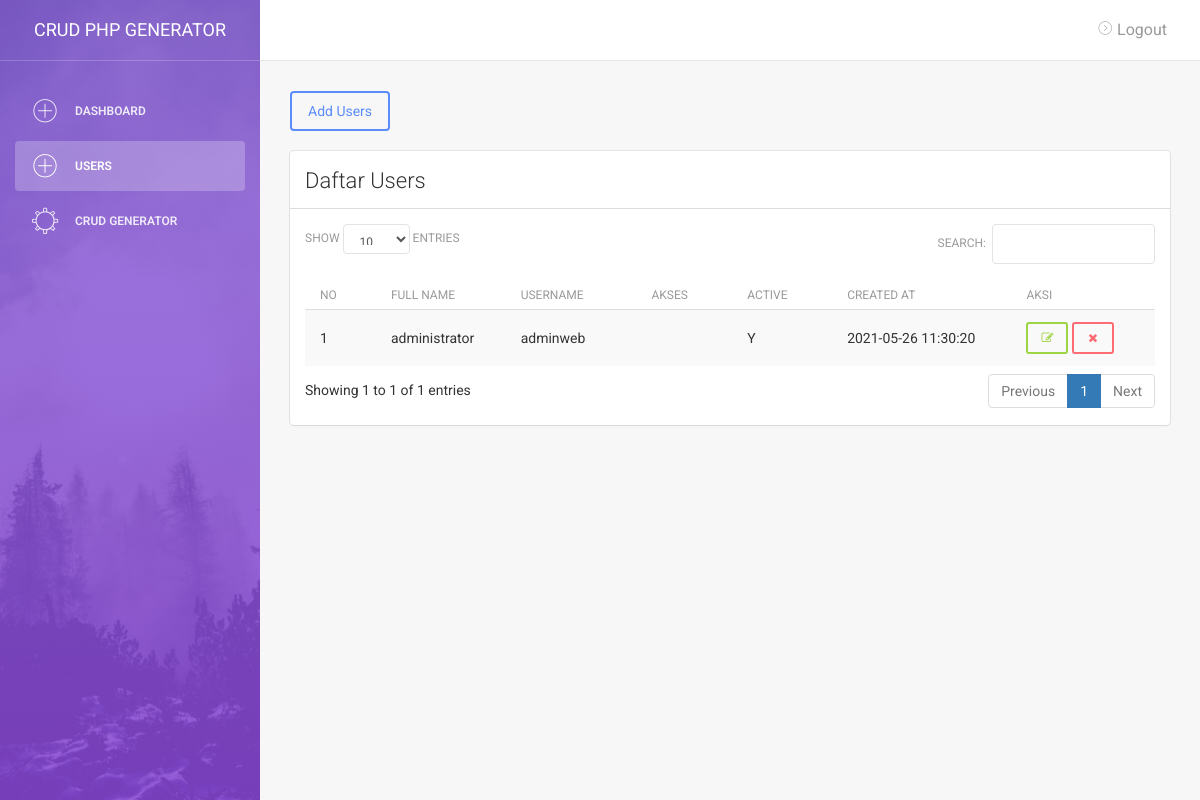
/testing/crud-php-generator/users/index.php (signed in), run on an earlier commit of the app's database.
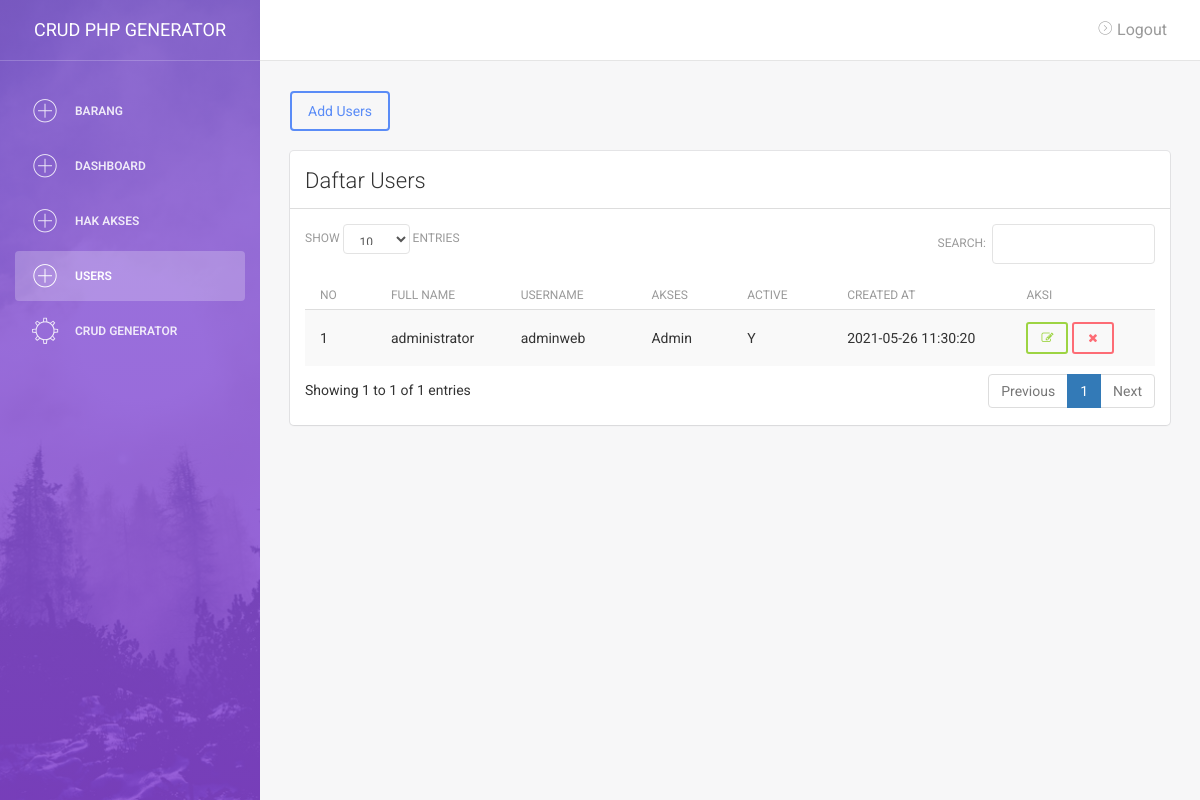
And on a later commit of the database.
### tables this page shows
CREATE TABLE `menu` (
  `id` int(11) NOT NULL,
  `name_menu` varchar(255) DEFAULT NULL,
  `tabel` varchar(255) DEFAULT NULL,
  `url` varchar(255) DEFAULT NULL,
  `redirect` varchar(255) DEFAULT NULL,
  `akses` varchar(255) DEFAULT NULL,
  `active` varchar(255) DEFAULT NULL,
  `created_at` varchar(255) DEFAULT NULL
);

CREATE TABLE `users` (
  `id` int(11) NOT NULL,
  `name` varchar(255) DEFAULT NULL,
  `user` varchar(255) DEFAULT NULL,
  `pass` varchar(255) DEFAULT NULL,
  `akses` varchar(11) DEFAULT NULL,
  `active` varchar(11) DEFAULT NULL,
  `created_at` varchar(255) DEFAULT NULL
);

CREATE TABLE `hak_akses` (
  `id` int(11) NOT NULL,
  `hak_akses` varchar(255) DEFAULT NULL
);

### setting.php (called while the page is built, shortened)
<?php
    $title_apl = 'CRUD PHP Generator';
$baseURL  = "http://localhost/testing/crud-php-generator/";

### helper.php (called while the page is built, shortened)
<?php
    function getSegments($segment)
    {
        $explode_url = explode('/',$_SERVER['REQUEST_URI']);
        $rowurl = count(explode('/',$baseURL));
        $row_url = count(parse_url($baseURL));
        $urlc = $rowurl-$row_url;
        $rurl = $urlc-1;
        $cont = $segment + $rurl;
        $uriSegments = explode("/", parse_url($_SERVER['REQUEST_URI'], PHP_URL_PATH));
        return $uriSegments[$cont];
    }

### views/users/index.php (the view, shortened to what this page needs)
<div class="content">
    <div class="container-fluid">
        <div class="row">
            <div class="col-md-12">
                <a href="tambah.php" class="btn btn-primary" role="button">Add Users</a>
                <br><br>
                <div class="card">
                    <div class="header">
                        <h4 class="title">Daftar Users</h4>
                    </div>
                    <div style="border-top:1px solid #ddd;margin-top:12px;"></div>
                    <div class="content">
        <div class="table-responsive">
            <table class="table table-striped" id="example1">
                <thead>
                    <tr>
                        <th>No</th>
                <th>Full Name</th>
                <th>Username</th>
                <th>Akses</th>
                <th>Active</th>
                <th>Created at</th>
                <th>Aksi</th>
            </tr>
        </thead>
        <tbody>
            <?php
                $no =1;
                $sql = "SELECT hak_akses.hak_akses, users.* FROM users LEFT JOIN hak_akses
                        ON users.akses = hak_akses.id ORDER BY users.id DESC";
                $row = $connectdb->prepare($sql);
                $row->execute();
                $hasil = $row->fetchAll(PDO::FETCH_OBJ);
                foreach($hasil as $r){
            ?>
            <tr>
                <td><?= $no;?></td>
                <td><?=$r->name;?></td>
                <td><?=$r->user;?></td>
                <td><?=$r->hak_akses;?></td>
                <td><?php if($r->active == '1'){ echo 'Y';}else{ echo 'N'; }?></td>
                <td><?=$r->created_at;?></td>
                <td>
                    <a href="<?= "edit.php?id=".$r->id;?>"
                        class="btn btn-success btn-sm" title="Edit">
                        <i class="fa fa-edit"></i>
                    </a>
                    <a href="<?= "proses.php?aksi=delete&id=".$r->id;?>"
                        class="btn btn-danger btn-sm"
                        onclick="javascript:return confirm(`Data ingin dihapus ?`);" title="Delete">
                        <i class="fa fa-times"></i>
                    </a>
                </td>
            </tr>
            <?php $no++; }?>
        </tbody>
    </table>
</div>
                    </div>
                </div>
            </div>
        </div>
    </div>
</div>

### layouts/header.php (shortened to what this page needs)
<!doctype html>
<html lang="en">
<head>
    <link href="<?= $baseURL;?>assets/css/bootstrap.min.css" rel="stylesheet" />
    <link href="<?= $baseURL;?>assets/css/animate.min.css" rel="stylesheet"/>
    <link href="<?= $baseURL;?>assets/css/light-bootstrap-dashboard.css" rel="stylesheet"/>
    <link href="<?= $baseURL;?>assets/css/demo.css" rel="stylesheet" />
    <link rel="stylesheet" type="text/css" href="<?= $baseURL;?>assets/datatables/dataTables.bootstrap.css"/>
    <link href="http://maxcdn.bootstrapcdn.com/font-awesome/4.2.0/css/font-awesome.min.css" rel="stylesheet">
    <link href="<?= $baseURL;?>assets/css/pe-icon-7-stroke.css" rel="stylesheet" />
</head>
<body>

### layouts/sidebar.php (shortened to what this page needs)
<div class="wrapper">
    <div class="sidebar" data-color="purple" data-image="assets/img/sidebar-5.jpg">
    <div class="sidebar-wrapper">
        <div class="logo">
            <a href="<?= $baseURL;?>index.php" class="simple-text">
                <?= $title_apl;?>
            </a>
        </div>
        <ul class="nav">
            <?php
                $sql    = "SELECT * FROM menu ORDER by name_menu ASC";
                $menus  = $connectdb->query($sql)->fetchAll(PDO::FETCH_OBJ);
                foreach($menus as $r){
                    $url = explode('/',$r->url);
                if($r->active == 'Y')
                {
            ?>
            <li <?php if(getSegments('4') == $url[0]){?> class="active" <?php }?>>
                <a href="<?= $baseURL.$r->url;?>">
                    <i class="pe-7s-plus"></i>
                    <p><?=$r->name_menu;?></p>
                </a>
            </li>
            <?php }}?>
            <li <?php if(getSegments('4') == 'generator'){?> class="active" <?php }?>>
                <a href="<?= $baseURL.'generator/index.php';?>">
                    <i class="pe-7s-settings"></i>
                    <p>CRUD Generator</p>
                </a>
            </li>
        </ul>
    </div>
</div>
<div class="main-panel">
    <nav class="navbar navbar-default navbar-fixed">
        <div class="container-fluid">
            <div class="navbar-header">
                <a class="navbar-brand" href="#"></a>
            </div>
            <div class="collapse navbar-collapse">
                <ul class="nav navbar-nav navbar-right">
                    <li>
                        <a href="<?= $baseURL;?>logout.php">
                            <i class="pe-7s-angle-right-circle"></i>
                            Logout
                        </a>
                    </li>
                </ul>
            </div>
        </div>
    </nav>

### index.php (shortened to what this page needs)
<?php
    include 'setting.php';
    include 'helper.php';
    $explode_url = explode('/',$_SERVER['REQUEST_URI']);
    $rowurl = count(explode('/',$baseURL));
    $row_url = count(parse_url($baseURL));
    $urlc = $rowurl-$row_url;
    $rurl = $urlc-1;
    $explode_url = array_slice($explode_url, $rurl);
    include 'layouts/header.php';
    include 'layouts/sidebar.php';
    if(!empty($explode_url[1]))
    {
        if(!empty($explode_url[2]))
        {
            if(!empty($explode_url[3]))
            {
                $fl = explode('.php',$explode_url[3]);
                if(empty($fl[0]))
                {
                    include 'views/errors/404.php';
                }else{
                    $files = explode('?',$explode_url[3]);
                    if(file_exists('views/'.$explode_url[1].'/'.$explode_url[2].'/'.$files[0]))
                    {
                        include 'views/'.$explode_url[1].'/'.$explode_url[2].'/'.$files[0];
                    }else{
                        include 'views/errors/404.php';
                    }
                }
            }else{
                $files = explode('?',$explode_url[2]);
                if(file_exists('views/'.$explode_url[1].'/'.$files[0]))
                {
                    include 'views/'.$explode_url[1].'/'.$files[0];
                }else{
                    include 'views/errors/404.php';
                }
            }
        }
    }else{
        include 'views/home/index.php';
    }

What changed in the data, as far as the page shows it:
added menu: name_menu "BARANG"
added menu: name_menu "HAK AKSES"
changed users "administrator": hak_akses.hak_akses (not shown) → "Admin"
